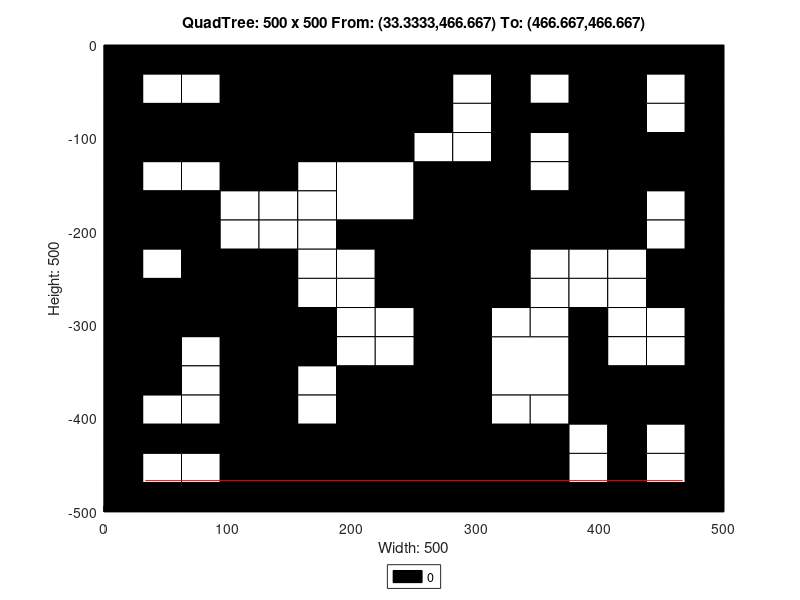

Write MATLAB code to recreate this figure.
axis([0 500 -500 0]);
title('QuadTree: 500 x 500 From: (33.3333,466.667) To: (466.667,466.667)');
xlabel('Width: 500');
ylabel('Height: 500');
rectangle('Position',[125 -125 125 125], 'FaceColor',[0 0 0]);
rectangle('Position',[0 -125 62.5 62.5], 'FaceColor',[0 0 0]);
rectangle('Position',[62.5 -125 62.5 62.5], 'FaceColor',[0 0 0]);
rectangle('Position',[187.5 -187.5 62.5 62.5], 'FaceColor',[1 1 1]);
rectangle('Position',[375 -62.5 62.5 62.5], 'FaceColor',[0 0 0]);
rectangle('Position',[375 -125 62.5 62.5], 'FaceColor',[0 0 0]);
rectangle('Position',[250 -187.5 62.5 62.5], 'FaceColor',[0 0 0]);
rectangle('Position',[250 -250 62.5 62.5], 'FaceColor',[0 0 0]);
rectangle('Position',[375 -187.5 62.5 62.5], 'FaceColor',[0 0 0]);
rectangle('Position',[0 -312.5 62.5 62.5], 'FaceColor',[0 0 0]);
rectangle('Position',[62.5 -312.5 62.5 62.5], 'FaceColor',[0 0 0]);
rectangle('Position',[0 -375 62.5 62.5], 'FaceColor',[0 0 0]);
rectangle('Position',[187.5 -437.5 62.5 62.5], 'FaceColor',[0 0 0]);
rectangle('Position',[125 -500 62.5 62.5], 'FaceColor',[0 0 0]);
rectangle('Position',[187.5 -500 62.5 62.5], 'FaceColor',[0 0 0]);
rectangle('Position',[250 -312.5 62.5 62.5], 'FaceColor',[0 0 0]);
rectangle('Position',[250 -375 62.5 62.5], 'FaceColor',[0 0 0]);
rectangle('Position',[312.5 -375 62.5 62.5], 'FaceColor',[1 1 1]);
rectangle('Position',[250 -437.5 62.5 62.5], 'FaceColor',[0 0 0]);
rectangle('Position',[250 -500 62.5 62.5], 'FaceColor',[0 0 0]);
rectangle('Position',[312.5 -500 62.5 62.5], 'FaceColor',[0 0 0]);
rectangle('Position',[0 -31.25 31.25 31.25], 'FaceColor',[0 0 0]);
rectangle('Position',[31.25 -31.25 31.25 31.25], 'FaceColor',[0 0 0]);
rectangle('Position',[0 -62.5 31.25 31.25], 'FaceColor',[0 0 0]);
rectangle('Position',[31.25 -62.5 31.25 31.25], 'FaceColor',[1 1 1]);
rectangle('Position',[62.5 -31.25 31.25 31.25], 'FaceColor',[0 0 0]);
rectangle('Position',[93.75 -31.25 31.25 31.25], 'FaceColor',[0 0 0]);
rectangle('Position',[62.5 -62.5 31.25 31.25], 'FaceColor',[1 1 1]);
rectangle('Position',[93.75 -62.5 31.25 31.25], 'FaceColor',[0 0 0]);
rectangle('Position',[0 -156.25 31.25 31.25], 'FaceColor',[0 0 0]);
rectangle('Position',[31.25 -156.25 31.25 31.25], 'FaceColor',[1 1 1]);
rectangle('Position',[0 -187.5 31.25 31.25], 'FaceColor',[0 0 0]);
rectangle('Position',[31.25 -187.5 31.25 31.25], 'FaceColor',[0 0 0]);
rectangle('Position',[62.5 -156.25 31.25 31.25], 'FaceColor',[1 1 1]);
rectangle('Position',[93.75 -156.25 31.25 31.25], 'FaceColor',[0 0 0]);
rectangle('Position',[62.5 -187.5 31.25 31.25], 'FaceColor',[0 0 0]);
rectangle('Position',[93.75 -187.5 31.25 31.25], 'FaceColor',[1 1 1]);
rectangle('Position',[0 -218.75 31.25 31.25], 'FaceColor',[0 0 0]);
rectangle('Position',[31.25 -218.75 31.25 31.25], 'FaceColor',[0 0 0]);
rectangle('Position',[0 -250 31.25 31.25], 'FaceColor',[0 0 0]);
rectangle('Position',[31.25 -250 31.25 31.25], 'FaceColor',[1 1 1]);
rectangle('Position',[62.5 -218.75 31.25 31.25], 'FaceColor',[0 0 0]);
rectangle('Position',[93.75 -218.75 31.25 31.25], 'FaceColor',[1 1 1]);
rectangle('Position',[62.5 -250 31.25 31.25], 'FaceColor',[0 0 0]);
rectangle('Position',[93.75 -250 31.25 31.25], 'FaceColor',[0 0 0]);
rectangle('Position',[125 -156.25 31.25 31.25], 'FaceColor',[0 0 0]);
rectangle('Position',[156.25 -156.25 31.25 31.25], 'FaceColor',[1 1 1]);
rectangle('Position',[125 -187.5 31.25 31.25], 'FaceColor',[1 1 1]);
rectangle('Position',[156.25 -187.5 31.25 31.25], 'FaceColor',[1 1 1]);
rectangle('Position',[125 -218.75 31.25 31.25], 'FaceColor',[1 1 1]);
rectangle('Position',[156.25 -218.75 31.25 31.25], 'FaceColor',[1 1 1]);
rectangle('Position',[125 -250 31.25 31.25], 'FaceColor',[0 0 0]);
rectangle('Position',[156.25 -250 31.25 31.25], 'FaceColor',[1 1 1]);
rectangle('Position',[187.5 -218.75 31.25 31.25], 'FaceColor',[0 0 0]);
rectangle('Position',[218.75 -218.75 31.25 31.25], 'FaceColor',[0 0 0]);
rectangle('Position',[187.5 -250 31.25 31.25], 'FaceColor',[1 1 1]);
rectangle('Position',[218.75 -250 31.25 31.25], 'FaceColor',[0 0 0]);
rectangle('Position',[250 -31.25 31.25 31.25], 'FaceColor',[0 0 0]);
rectangle('Position',[281.25 -31.25 31.25 31.25], 'FaceColor',[0 0 0]);
rectangle('Position',[250 -62.5 31.25 31.25], 'FaceColor',[0 0 0]);
rectangle('Position',[281.25 -62.5 31.25 31.25], 'FaceColor',[1 1 1]);
rectangle('Position',[312.5 -31.25 31.25 31.25], 'FaceColor',[0 0 0]);
rectangle('Position',[343.75 -31.25 31.25 31.25], 'FaceColor',[0 0 0]);
rectangle('Position',[312.5 -62.5 31.25 31.25], 'FaceColor',[0 0 0]);
rectangle('Position',[343.75 -62.5 31.25 31.25], 'FaceColor',[1 1 1]);
rectangle('Position',[250 -93.75 31.25 31.25], 'FaceColor',[0 0 0]);
rectangle('Position',[281.25 -93.75 31.25 31.25], 'FaceColor',[1 1 1]);
rectangle('Position',[250 -125 31.25 31.25], 'FaceColor',[1 1 1]);
rectangle('Position',[281.25 -125 31.25 31.25], 'FaceColor',[1 1 1]);
rectangle('Position',[312.5 -93.75 31.25 31.25], 'FaceColor',[0 0 0]);
rectangle('Position',[343.75 -93.75 31.25 31.25], 'FaceColor',[0 0 0]);
rectangle('Position',[312.5 -125 31.25 31.25], 'FaceColor',[0 0 0]);
rectangle('Position',[343.75 -125 31.25 31.25], 'FaceColor',[1 1 1]);
rectangle('Position',[437.5 -31.25 31.25 31.25], 'FaceColor',[0 0 0]);
rectangle('Position',[468.75 -31.25 31.25 31.25], 'FaceColor',[0 0 0]);
rectangle('Position',[437.5 -62.5 31.25 31.25], 'FaceColor',[1 1 1]);
rectangle('Position',[468.75 -62.5 31.25 31.25], 'FaceColor',[0 0 0]);
rectangle('Position',[437.5 -93.75 31.25 31.25], 'FaceColor',[1 1 1]);
rectangle('Position',[468.75 -93.75 31.25 31.25], 'FaceColor',[0 0 0]);
rectangle('Position',[437.5 -125 31.25 31.25], 'FaceColor',[0 0 0]);
rectangle('Position',[468.75 -125 31.25 31.25], 'FaceColor',[0 0 0]);
rectangle('Position',[312.5 -156.25 31.25 31.25], 'FaceColor',[0 0 0]);
rectangle('Position',[343.75 -156.25 31.25 31.25], 'FaceColor',[1 1 1]);
rectangle('Position',[312.5 -187.5 31.25 31.25], 'FaceColor',[0 0 0]);
rectangle('Position',[343.75 -187.5 31.25 31.25], 'FaceColor',[0 0 0]);
rectangle('Position',[312.5 -218.75 31.25 31.25], 'FaceColor',[0 0 0]);
rectangle('Position',[343.75 -218.75 31.25 31.25], 'FaceColor',[0 0 0]);
rectangle('Position',[312.5 -250 31.25 31.25], 'FaceColor',[0 0 0]);
rectangle('Position',[343.75 -250 31.25 31.25], 'FaceColor',[1 1 1]);
rectangle('Position',[437.5 -156.25 31.25 31.25], 'FaceColor',[0 0 0]);
rectangle('Position',[468.75 -156.25 31.25 31.25], 'FaceColor',[0 0 0]);
rectangle('Position',[437.5 -187.5 31.25 31.25], 'FaceColor',[1 1 1]);
rectangle('Position',[468.75 -187.5 31.25 31.25], 'FaceColor',[0 0 0]);
rectangle('Position',[375 -218.75 31.25 31.25], 'FaceColor',[0 0 0]);
rectangle('Position',[406.25 -218.75 31.25 31.25], 'FaceColor',[0 0 0]);
rectangle('Position',[375 -250 31.25 31.25], 'FaceColor',[1 1 1]);
rectangle('Position',[406.25 -250 31.25 31.25], 'FaceColor',[1 1 1]);
rectangle('Position',[437.5 -218.75 31.25 31.25], 'FaceColor',[1 1 1]);
rectangle('Position',[468.75 -218.75 31.25 31.25], 'FaceColor',[0 0 0]);
rectangle('Position',[437.5 -250 31.25 31.25], 'FaceColor',[0 0 0]);
rectangle('Position',[468.75 -250 31.25 31.25], 'FaceColor',[0 0 0]);
rectangle('Position',[62.5 -343.75 31.25 31.25], 'FaceColor',[1 1 1]);
rectangle('Position',[93.75 -343.75 31.25 31.25], 'FaceColor',[0 0 0]);
rectangle('Position',[62.5 -375 31.25 31.25], 'FaceColor',[1 1 1]);
rectangle('Position',[93.75 -375 31.25 31.25], 'FaceColor',[0 0 0]);
rectangle('Position',[125 -281.25 31.25 31.25], 'FaceColor',[0 0 0]);
rectangle('Position',[156.25 -281.25 31.25 31.25], 'FaceColor',[1 1 1]);
rectangle('Position',[125 -312.5 31.25 31.25], 'FaceColor',[0 0 0]);
rectangle('Position',[156.25 -312.5 31.25 31.25], 'FaceColor',[0 0 0]);
rectangle('Position',[187.5 -281.25 31.25 31.25], 'FaceColor',[1 1 1]);
rectangle('Position',[218.75 -281.25 31.25 31.25], 'FaceColor',[0 0 0]);
rectangle('Position',[187.5 -312.5 31.25 31.25], 'FaceColor',[1 1 1]);
rectangle('Position',[218.75 -312.5 31.25 31.25], 'FaceColor',[1 1 1]);
rectangle('Position',[125 -343.75 31.25 31.25], 'FaceColor',[0 0 0]);
rectangle('Position',[156.25 -343.75 31.25 31.25], 'FaceColor',[0 0 0]);
rectangle('Position',[125 -375 31.25 31.25], 'FaceColor',[0 0 0]);
rectangle('Position',[156.25 -375 31.25 31.25], 'FaceColor',[1 1 1]);
rectangle('Position',[187.5 -343.75 31.25 31.25], 'FaceColor',[1 1 1]);
rectangle('Position',[218.75 -343.75 31.25 31.25], 'FaceColor',[1 1 1]);
rectangle('Position',[187.5 -375 31.25 31.25], 'FaceColor',[0 0 0]);
rectangle('Position',[218.75 -375 31.25 31.25], 'FaceColor',[0 0 0]);
rectangle('Position',[0 -406.25 31.25 31.25], 'FaceColor',[0 0 0]);
rectangle('Position',[31.25 -406.25 31.25 31.25], 'FaceColor',[1 1 1]);
rectangle('Position',[0 -437.5 31.25 31.25], 'FaceColor',[0 0 0]);
rectangle('Position',[31.25 -437.5 31.25 31.25], 'FaceColor',[0 0 0]);
rectangle('Position',[62.5 -406.25 31.25 31.25], 'FaceColor',[1 1 1]);
rectangle('Position',[93.75 -406.25 31.25 31.25], 'FaceColor',[0 0 0]);
rectangle('Position',[62.5 -437.5 31.25 31.25], 'FaceColor',[0 0 0]);
rectangle('Position',[93.75 -437.5 31.25 31.25], 'FaceColor',[0 0 0]);
rectangle('Position',[0 -468.75 31.25 31.25], 'FaceColor',[0 0 0]);
rectangle('Position',[31.25 -468.75 31.25 31.25], 'FaceColor',[1 1 1]);
rectangle('Position',[0 -500 31.25 31.25], 'FaceColor',[0 0 0]);
rectangle('Position',[31.25 -500 31.25 31.25], 'FaceColor',[0 0 0]);
rectangle('Position',[62.5 -468.75 31.25 31.25], 'FaceColor',[1 1 1]);
rectangle('Position',[93.75 -468.75 31.25 31.25], 'FaceColor',[0 0 0]);
rectangle('Position',[62.5 -500 31.25 31.25], 'FaceColor',[0 0 0]);
rectangle('Position',[93.75 -500 31.25 31.25], 'FaceColor',[0 0 0]);
rectangle('Position',[125 -406.25 31.25 31.25], 'FaceColor',[0 0 0]);
rectangle('Position',[156.25 -406.25 31.25 31.25], 'FaceColor',[1 1 1]);
rectangle('Position',[125 -437.5 31.25 31.25], 'FaceColor',[0 0 0]);
rectangle('Position',[156.25 -437.5 31.25 31.25], 'FaceColor',[0 0 0]);
rectangle('Position',[312.5 -281.25 31.25 31.25], 'FaceColor',[0 0 0]);
rectangle('Position',[343.75 -281.25 31.25 31.25], 'FaceColor',[1 1 1]);
rectangle('Position',[312.5 -312.5 31.25 31.25], 'FaceColor',[1 1 1]);
rectangle('Position',[343.75 -312.5 31.25 31.25], 'FaceColor',[1 1 1]);
rectangle('Position',[375 -281.25 31.25 31.25], 'FaceColor',[1 1 1]);
rectangle('Position',[406.25 -281.25 31.25 31.25], 'FaceColor',[1 1 1]);
rectangle('Position',[375 -312.5 31.25 31.25], 'FaceColor',[0 0 0]);
rectangle('Position',[406.25 -312.5 31.25 31.25], 'FaceColor',[1 1 1]);
rectangle('Position',[437.5 -281.25 31.25 31.25], 'FaceColor',[0 0 0]);
rectangle('Position',[468.75 -281.25 31.25 31.25], 'FaceColor',[0 0 0]);
rectangle('Position',[437.5 -312.5 31.25 31.25], 'FaceColor',[1 1 1]);
rectangle('Position',[468.75 -312.5 31.25 31.25], 'FaceColor',[0 0 0]);
rectangle('Position',[375 -343.75 31.25 31.25], 'FaceColor',[0 0 0]);
rectangle('Position',[406.25 -343.75 31.25 31.25], 'FaceColor',[1 1 1]);
rectangle('Position',[375 -375 31.25 31.25], 'FaceColor',[0 0 0]);
rectangle('Position',[406.25 -375 31.25 31.25], 'FaceColor',[0 0 0]);
rectangle('Position',[437.5 -343.75 31.25 31.25], 'FaceColor',[1 1 1]);
rectangle('Position',[468.75 -343.75 31.25 31.25], 'FaceColor',[0 0 0]);
rectangle('Position',[437.5 -375 31.25 31.25], 'FaceColor',[0 0 0]);
rectangle('Position',[468.75 -375 31.25 31.25], 'FaceColor',[0 0 0]);
rectangle('Position',[312.5 -406.25 31.25 31.25], 'FaceColor',[1 1 1]);
rectangle('Position',[343.75 -406.25 31.25 31.25], 'FaceColor',[1 1 1]);
rectangle('Position',[312.5 -437.5 31.25 31.25], 'FaceColor',[0 0 0]);
rectangle('Position',[343.75 -437.5 31.25 31.25], 'FaceColor',[0 0 0]);
rectangle('Position',[375 -406.25 31.25 31.25], 'FaceColor',[0 0 0]);
rectangle('Position',[406.25 -406.25 31.25 31.25], 'FaceColor',[0 0 0]);
rectangle('Position',[375 -437.5 31.25 31.25], 'FaceColor',[1 1 1]);
rectangle('Position',[406.25 -437.5 31.25 31.25], 'FaceColor',[0 0 0]);
rectangle('Position',[437.5 -406.25 31.25 31.25], 'FaceColor',[0 0 0]);
rectangle('Position',[468.75 -406.25 31.25 31.25], 'FaceColor',[0 0 0]);
rectangle('Position',[437.5 -437.5 31.25 31.25], 'FaceColor',[1 1 1]);
rectangle('Position',[468.75 -437.5 31.25 31.25], 'FaceColor',[0 0 0]);
rectangle('Position',[375 -468.75 31.25 31.25], 'FaceColor',[1 1 1]);
rectangle('Position',[406.25 -468.75 31.25 31.25], 'FaceColor',[0 0 0]);
rectangle('Position',[375 -500 31.25 31.25], 'FaceColor',[0 0 0]);
rectangle('Position',[406.25 -500 31.25 31.25], 'FaceColor',[0 0 0]);
rectangle('Position',[437.5 -468.75 31.25 31.25], 'FaceColor',[1 1 1]);
rectangle('Position',[468.75 -468.75 31.25 31.25], 'FaceColor',[0 0 0]);
rectangle('Position',[437.5 -500 31.25 31.25], 'FaceColor',[0 0 0]);
rectangle('Position',[468.75 -500 31.25 31.25], 'FaceColor',[0 0 0]);
X=[466.667,33.3333];
Y=[-466.667,-466.667];
hold on;
plot(X,Y,'r');
legend('0','Location','southoutside');
